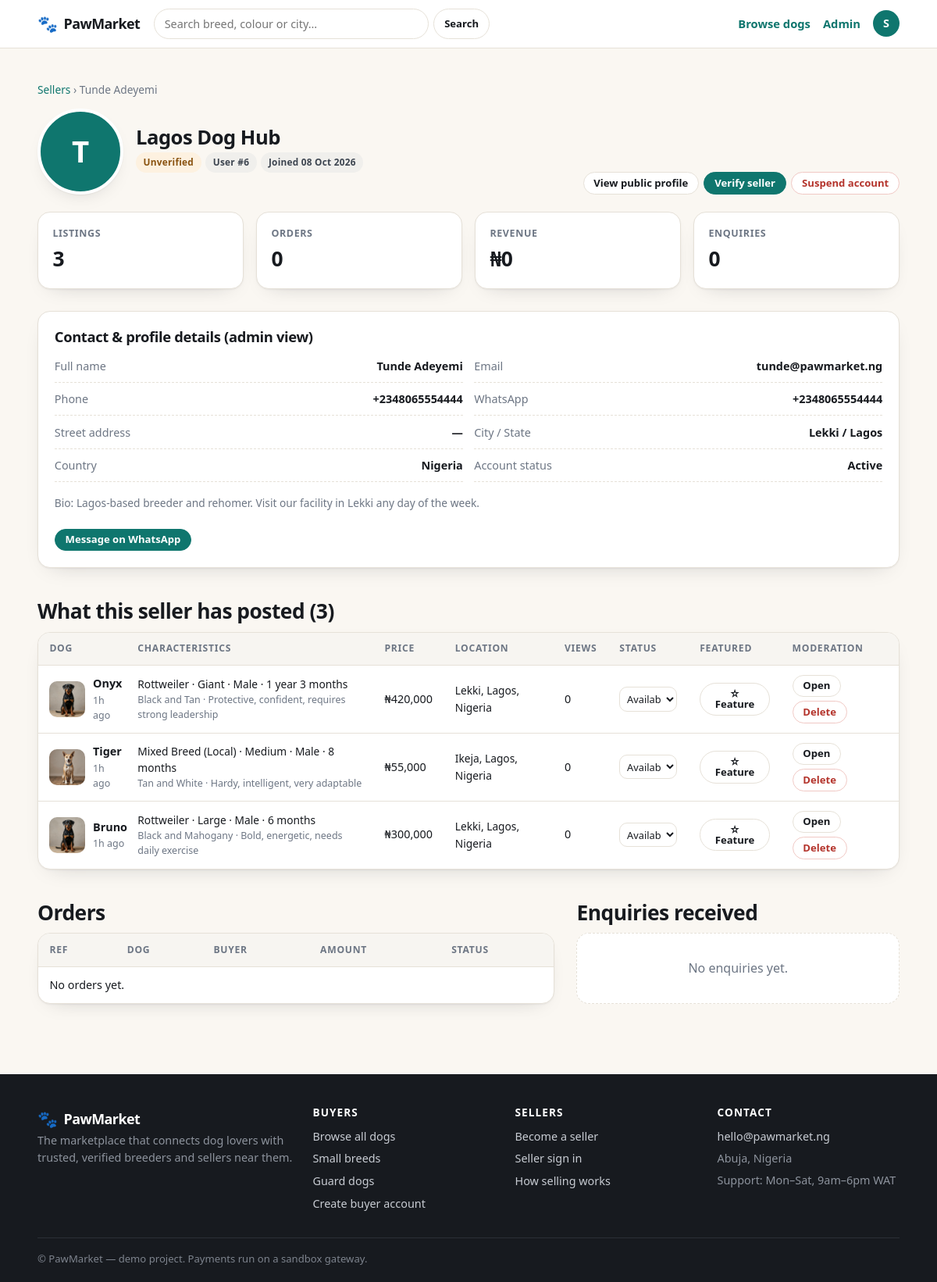
Screenshot of /admin/sellers/6 (signed in) with the database file from the repository.
### app/models.py (models this page shows, shortened)
class User(UserMixin, db.Model):
    __tablename__ = "users"
    id = db.Column(db.Integer, primary_key=True)
    full_name = db.Column(db.String(120), nullable=False)
    email = db.Column(db.String(160), unique=True, nullable=False, index=True)
    phone = db.Column(db.String(40))
    whatsapp = db.Column(db.String(40))
    password_hash = db.Column(db.String(255), nullable=False)
    role = db.Column(db.String(20), nullable=False, default="buyer")
    business_name = db.Column(db.String(160))
    bio = db.Column(db.Text)
    country = db.Column(db.String(80), default="Nigeria")
    state = db.Column(db.String(80))
    city = db.Column(db.String(80))
    address = db.Column(db.String(200))
    avatar = db.Column(db.String(200))
    is_verified = db.Column(db.Boolean, default=False)   # admin-controlled badge
    is_active_user = db.Column(db.Boolean, default=True)  # admin can suspend
    created_at = db.Column(db.DateTime, default=datetime.utcnow)
    dogs = db.relationship("Dog", backref="seller", lazy="dynamic",
                           cascade="all, delete-orphan", foreign_keys="Dog.seller_id")
    favorites = db.relationship("Favorite", backref="user", lazy="dynamic",
                                cascade="all, delete-orphan")
    orders = db.relationship("Order", backref="buyer", lazy="dynamic",
                             foreign_keys="Order.buyer_id",
                             cascade="all, delete-orphan")
    @property
    def is_active(self):  # Flask-Login uses this to block suspended accounts
        return self.is_active_user
    @property
    def is_admin(self):
        return self.role == "admin"
    @property
    def is_seller(self):
        return self.role == "seller"
    @property
    def is_buyer(self):
        return self.role == "buyer"
    @property
    def wa_link(self):
        number = (self.whatsapp or self.phone or "").replace(" ", "").replace("-", "").replace("+", "")
        return f"https://wa.me/{number}" if number else None

class Dog(db.Model):
    __tablename__ = "dogs"
    id = db.Column(db.Integer, primary_key=True)
    seller_id = db.Column(db.Integer, db.ForeignKey("users.id"), nullable=False)
    name = db.Column(db.String(80), nullable=False)
    breed = db.Column(db.String(80), nullable=False, index=True)
    color = db.Column(db.String(80))
    size = db.Column(db.String(20), default="Medium", index=True)
    gender = db.Column(db.String(10), default="Male")
    age_months = db.Column(db.Integer, default=3)
    weight_kg = db.Column(db.Float)
    price = db.Column(db.Float, nullable=False, default=0)
    negotiable = db.Column(db.Boolean, default=False)
    delivery_available = db.Column(db.Boolean, default=False)
    description = db.Column(db.Text)
    temperament = db.Column(db.String(200))
    health_notes = db.Column(db.String(300))
    vaccinated = db.Column(db.Boolean, default=False)
    dewormed = db.Column(db.Boolean, default=False)
    pedigree = db.Column(db.Boolean, default=False)
    trained = db.Column(db.Boolean, default=False)
    kennel_club_registered = db.Column(db.Boolean, default=False)
    city = db.Column(db.String(80))
    state = db.Column(db.String(80))
    country = db.Column(db.String(80), default="Nigeria")
    status = db.Column(db.String(20), default="available", index=True)
    is_featured = db.Column(db.Boolean, default=False)
    views = db.Column(db.Integer, default=0)
    created_at = db.Column(db.DateTime, default=datetime.utcnow, index=True)
    images = db.relationship("DogImage", backref="dog", lazy="select",
                             cascade="all, delete-orphan")
    orders = db.relationship("Order", backref="dog", lazy="dynamic",
                             cascade="all, delete-orphan")
    @property
    def primary_image(self):
        for img in self.images:
            if img.is_primary:
                return img.filename
        return self.images[0].filename if self.images else None
    @property
    def age_label(self):
        if not self.age_months:
            return "Unknown"
        if self.age_months < 12:
            return f"{self.age_months} month{'s' if self.age_months != 1 else ''}"
        years, months = divmod(self.age_months, 12)
        label = f"{years} year{'s' if years != 1 else ''}"
        if months:
            label += f" {months} month{'s' if months != 1 else ''}"
        return label
    @property
    def location(self):
        parts = [p for p in (self.city, self.state, self.country) if p]
        return ", ".join(parts) if parts else "Location not provided"

class DogImage(db.Model):
    __tablename__ = "dog_images"
    id = db.Column(db.Integer, primary_key=True)
    dog_id = db.Column(db.Integer, db.ForeignKey("dogs.id"), nullable=False)
    filename = db.Column(db.String(255), nullable=False)
    is_primary = db.Column(db.Boolean, default=False)

### app/admin.py (the view)
@admin_bp.route("/sellers/<int:seller_id>")
@role_required("admin")
def seller_detail(seller_id):
    seller = get_or_404(User, seller_id)
    dogs = seller.dogs.order_by(Dog.created_at.desc()).all()
    orders = Order.query.filter_by(seller_id=seller.id).order_by(Order.created_at.desc()).all()
    inquiries = (Inquiry.query.filter_by(seller_id=seller.id)
                 .order_by(Inquiry.created_at.desc()).all())
    revenue = sum(o.amount for o in orders if o.status in ("paid", "completed"))
    return render_template("admin/seller_detail.html", seller=seller, dogs=dogs,
                           orders=orders, inquiries=inquiries, revenue=revenue)

### templates/admin/seller_detail.html (shortened to what this page needs)
{% extends "base.html" %}
{% block content %}
<section>
  <div class="container">
    <p class="small muted"><a href="{{ url_for('admin.sellers') }}">Sellers</a> › {{ seller.full_name }}</p>
    <div class="section-head">
      <div class="profile-head">
        <span class="avatar avatar-xl">
          {% if seller.avatar %}<img src="{{ url_for('static', filename='uploads/' + seller.avatar) }}" alt="">
          {% else %}{{ seller.full_name[0]|upper }}{% endif %}
        </span>
        <div>
          <h1 style="margin:0;font-size:1.6rem">{{ seller.business_name or seller.full_name }}</h1>
          <div class="chips mt-1">
            {% if not seller.is_active_user %}<span class="badge badge-red">Suspended</span>
            {% elif seller.is_verified %}<span class="badge badge-ok">✔ Verified</span>
            {% else %}<span class="badge badge-amber">Unverified</span>{% endif %}
            <span class="badge badge-grey">User #{{ seller.id }}</span>
            <span class="badge badge-grey">Joined {{ seller.created_at.strftime('%d %b %Y') }}</span>
          </div>
        </div>
      </div>
      <div style="display:flex;gap:.4rem;flex-wrap:wrap">
        <a class="btn btn-sm" href="{{ url_for('main.seller_profile', seller_id=seller.id) }}">View public profile</a>
        <form method="post" action="{{ url_for('admin.toggle_verify', user_id=seller.id) }}">
          <button class="btn btn-sm {{ 'btn-danger' if seller.is_verified else 'btn-primary' }}" type="submit">
            {{ 'Unverify' if seller.is_verified else 'Verify seller' }}</button>
        </form>
        <form method="post" action="{{ url_for('admin.toggle_suspend', user_id=seller.id) }}"
              onsubmit="return confirm('Confirm account status change?')">
          <button class="btn btn-sm {{ 'btn-danger' if seller.is_active_user else '' }}" type="submit">
            {{ 'Suspend account' if seller.is_active_user else 'Reactivate account' }}</button>
        </form>
      </div>
    </div>
    <div class="stat-grid mt-2">
      <div class="stat"><div class="label">Listings</div><div class="value">{{ dogs|length }}</div></div>
      <div class="stat"><div class="label">Orders</div><div class="value">{{ orders|length }}</div></div>
      <div class="stat"><div class="label">Revenue</div><div class="value">{{ revenue|money }}</div></div>
      <div class="stat"><div class="label">Enquiries</div><div class="value">{{ inquiries|length }}</div></div>
    </div>
    <div class="card card-pad mt-3">
      <h2 style="font-size:1.15rem">Contact & profile details (admin view)</h2>
      <div class="spec-grid">
        <div class="spec"><span>Full name</span><span>{{ seller.full_name }}</span></div>
        <div class="spec"><span>Email</span><span>{{ seller.email }}</span></div>
        <div class="spec"><span>Phone</span><span>{{ seller.phone or '—' }}</span></div>
        <div class="spec"><span>WhatsApp</span><span>{{ seller.whatsapp or '—' }}</span></div>
        <div class="spec"><span>Street address</span><span>{{ seller.address or '—' }}</span></div>
        <div class="spec"><span>City / State</span><span>{{ seller.city or '—' }} / {{ seller.state or '—' }}</span></div>
        <div class="spec"><span>Country</span><span>{{ seller.country or '—' }}</span></div>
        <div class="spec"><span>Account status</span><span>{{ 'Active' if seller.is_active_user else 'Suspended' }}</span></div>
      </div>
      {% if seller.bio %}<p class="muted small mt-2">Bio: {{ seller.bio }}</p>{% endif %}
      {% if seller.wa_link %}
        <a class="btn btn-sm btn-primary mt-1" href="{{ seller.wa_link }}" target="_blank" rel="noopener">Message on WhatsApp</a>
      {% endif %}
    </div>
    <h2 class="mt-4">What this seller has posted ({{ dogs|length }})</h2>
    <div class="table-wrap">
      <table>
        <thead>
          <tr><th>Dog</th><th>Characteristics</th><th>Price</th><th>Location</th>
              <th>Views</th><th>Status</th><th>Featured</th><th>Moderation</th></tr>
        </thead>
        <tbody>
          {% for dog in dogs %}
            <tr>
              <td>
                <div style="display:flex;gap:.6rem;align-items:center">
                  {% if dog.primary_image %}<img class="thumb-xs" src="{{ url_for('static', filename='uploads/' + dog.primary_image) }}" alt="">{% endif %}
                  <div><strong>{{ dog.name }}</strong><div class="muted tiny">{{ dog.created_at|since }}</div></div>
                </div>
              </td>
              <td class="small">{{ dog.breed }} · {{ dog.size }} · {{ dog.gender }} · {{ dog.age_label }}
                <div class="muted tiny">{{ dog.color or '—' }} · {{ dog.temperament or 'no temperament listed' }}</div></td>
              <td>{{ dog.price|money }}</td>
              <td class="small">{{ dog.location }}</td>
              <td>{{ dog.views }}</td>
              <td>
                <form method="post" action="{{ url_for('admin.set_dog_status', dog_id=dog.id) }}">
                  <select name="status" onchange="this.form.submit()" style="padding:.3rem;font-size:.8rem">
                    {% for s in ['available','reserved','sold','hidden'] %}
                      <option value="{{ s }}" {{ 'selected' if dog.status == s }}>{{ s|capitalize }}</option>
                    {% endfor %}
                  </select>
                </form>
              </td>
              <td>
                <form method="post" action="{{ url_for('admin.toggle_feature', dog_id=dog.id) }}">
                  <button class="btn btn-sm" type="submit">{{ '★ Unfeature' if dog.is_featured else '☆ Feature' }}</button>
                </form>
              </td>
              <td>
                <div style="display:flex;gap:.3rem;flex-wrap:wrap">
                  <a class="btn btn-sm" href="{{ url_for('main.dog_detail', dog_id=dog.id) }}">Open</a>
                  <form method="post" action="{{ url_for('admin.delete_dog', dog_id=dog.id) }}"
                        onsubmit="return confirm('Delete this listing permanently?')">
                    <button class="btn btn-sm btn-danger" type="submit">Delete</button>
                  </form>
                </div>
              </td>
            </tr>
          {% else %}
            <tr><td colspan="8">This seller has no listings.</td></tr>
          {% endfor %}
        </tbody>
      </table>
    </div>
    <div class="split mt-4">
      <div>
        <h2>Orders</h2>
        <div class="table-wrap">
          <table>
            <thead><tr><th>Ref</th><th>Dog</th><th>Buyer</th><th>Amount</th><th>Status</th></tr></thead>
            <tbody>
              {% for o in orders %}
                <tr>
                  <td class="id-line"><a href="{{ url_for('main.order_detail', order_id=o.id) }}">{{ o.reference }}</a></td>
                  <td>{{ o.dog.name }}</td>
                  <td class="small">{{ o.buyer.full_name }}<div class="muted tiny">{{ o.buyer.email }}</div></td>
                  <td>{{ o.amount|money }}</td>
                  <td><span class="badge badge-grey">{{ o.status_label }}</span></td>
                </tr>
              {% else %}
                <tr><td colspan="5">No orders yet.</td></tr>
              {% endfor %}
            </tbody>
          </table>
        </div>
      </div>
      <div>
        <h2>Enquiries received</h2>
        {% for inq in inquiries %}
          <div class="card card-pad mb-2">
            <strong class="small">{{ inq.dog.name }} — from {{ inq.buyer.full_name }}</strong>
            <div class="muted tiny">{{ inq.created_at|since }} · {{ inq.buyer.email }}</div>
            <p class="small" style="margin:.4rem 0 0">“{{ inq.message }}”</p>
            {% if inq.reply %}<div class="notice small mt-1">Reply: {{ inq.reply }}</div>{% endif %}
          </div>
        {% else %}
          <div class="empty">No enquiries yet.</div>
        {% endfor %}
      </div>
    </div>
  </div>
</section>
{% endblock %}

### templates/base.html (shortened to what this page needs)
<!DOCTYPE html>
<html lang="en">
<head>
  <link rel="stylesheet" href="{{ url_for('static', filename='css/app.css') }}">
</head>
<body>
<header class="nav">
  <div class="container nav-inner">
    <a class="brand" href="{{ url_for('main.home') }}">
      <span class="brand-mark">🐾</span>
      <span class="brand-text">{{ SITE_NAME }}</span>
    </a>
    <form class="nav-search" action="{{ url_for('main.browse') }}" method="get">
      <input type="search" name="q" placeholder="Search breed, colour or city…"
             value="{{ request.args.get('q','') if request.endpoint == 'main.browse' else '' }}">
      <button class="btn btn-sm" type="submit">Search</button>
    </form>
    <nav class="nav-links">
      <a href="{{ url_for('main.browse') }}">Browse dogs</a>
      {% if current_user.is_authenticated %}
        {% if current_user.is_admin %}
          <a href="{{ url_for('admin.dashboard') }}">Admin</a>
        {% elif current_user.is_seller %}
          <a href="{{ url_for('seller.dashboard') }}">Seller dashboard</a>
        {% else %}
          <a href="{{ url_for('main.buyer_dashboard') }}">My dashboard</a>
        {% endif %}
        <div class="user-menu">
          <span class="avatar avatar-sm">
            {% if current_user.avatar %}
              <img src="{{ url_for('static', filename='uploads/' + current_user.avatar) }}" alt="">
            {% else %}{{ current_user.full_name[0]|upper }}{% endif %}
          </span>
        </div>
      {% else %}
        <a href="{{ url_for('auth.login') }}">Sign in</a>
        <a class="btn btn-sm btn-primary" href="{{ url_for('auth.register', role='seller') }}">Sell a dog</a>
      {% endif %}
    </nav>
  </div>
</header>
<main>
  {% block content %}{% endblock %}
</main>
<footer class="footer">
  <div class="container footer-grid">
    <div>
      <div class="brand brand-light"><span class="brand-mark">🐾</span> {{ SITE_NAME }}</div>
      <p class="muted-light">The marketplace that connects dog lovers with trusted, verified
        breeders and sellers near them.</p>
    </div>
    <div>
      <h4>Buyers</h4>
      <a href="{{ url_for('main.browse') }}">Browse all dogs</a>
      <a href="{{ url_for('main.browse', size='Small') }}">Small breeds</a>
      <a href="{{ url_for('main.browse', size='Giant') }}">Guard dogs</a>
      <a href="{{ url_for('auth.register', role='buyer') }}">Create buyer account</a>
    </div>
    <div>
      <h4>Sellers</h4>
      <a href="{{ url_for('auth.register', role='seller') }}">Become a seller</a>
      <a href="{{ url_for('auth.login') }}">Seller sign in</a>
      <a href="{{ url_for('main.home') }}#how">How selling works</a>
    </div>
    <div>
      <h4>Contact</h4>
      <a href="mailto:{{ CONTACT_EMAIL }}">{{ CONTACT_EMAIL }}</a>
      <span class="muted-light">Abuja, Nigeria</span>
      <span class="muted-light">Support: Mon–Sat, 9am–6pm WAT</span>
    </div>
  </div>
  <div class="container footer-bottom">
    <span>© {{ SITE_NAME }} — demo project. Payments run on a sandbox gateway.</span>
  </div>
</footer>
</body>
</html>

### rows the page displays
User: full_name "S"
User: full_name "Tunde Adeyemi", full_name "T", business_name "Lagos Dog Hub", id "6", created_at "08 Oct 2026", is_verified "Verify seller", is_active_user "Suspend account", email "tunde@pawmarket.ng", phone "+2348065554444", whatsapp "+2348065554444", address "—", city "Lekki", state "Lagos", country "Nigeria", is_active_user "Active", bio "Lagos-based breeder and rehomer. Visit our facility in Lekki any day of the week."
Dog: filename (picture), name "Onyx", created_at|since "1h ago", breed "Rottweiler", size "Giant", gender "Male", age_label "1 year 3 months", color "Black and Tan", temperament "Protective, confident, requires strong leadership", price "₦420,000", location "Lekki, Lagos, Nigeria", views "0", is_featured "☆ Feature"
Dog: filename (picture), name "Tiger", created_at|since "1h ago", breed "Mixed Breed (Local)", size "Medium", gender "Male", age_label "8 months", color "Tan and White", temperament "Hardy, intelligent, very adaptable", price "₦55,000", location "Ikeja, Lagos, Nigeria", views "0", is_featured "☆ Feature"
Dog: filename (picture), name "Bruno", created_at|since "1h ago", breed "Rottweiler", size "Large", gender "Male", age_label "6 months", color "Black and Mahogany", temperament "Bold, energetic, needs daily exercise", price "₦300,000", location "Lekki, Lagos, Nigeria", views "0", is_featured "☆ Feature"

### other values shown
{{ SITE_NAME }} "PawMarket"
{{ dogs|length }} "3"
{{ orders|length }} "0"
{{ revenue|money }} "₦0"
{{ inquiries|length }} "0"
{{ CONTACT_EMAIL }} "hello@pawmarket.ng"
form field status "Available"
